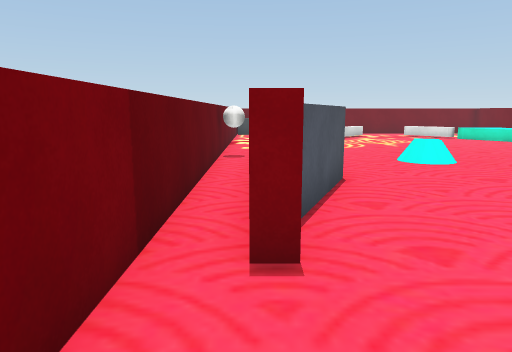
view 1 (above)

19 first-person views from a walk through a scene from a Unity 3-D project. The camera is 1.4 m above the floor, tilts 10° down and sees 70° across. The floor is counted in squares, 1 m on a side. Each view is taken from the middle of a square. On the plan, view 1 faces up. The plan holds only what a view shows up to about 16 squares ahead; the rest is blank. Some surface patterns are stand-ins.

view 2
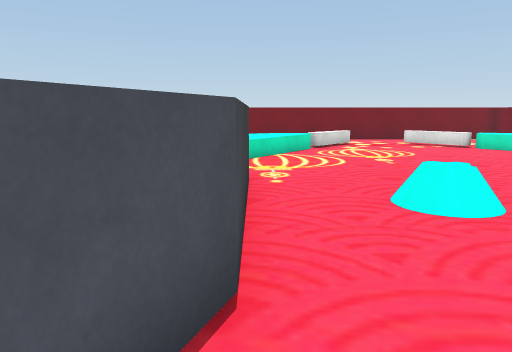

view 3
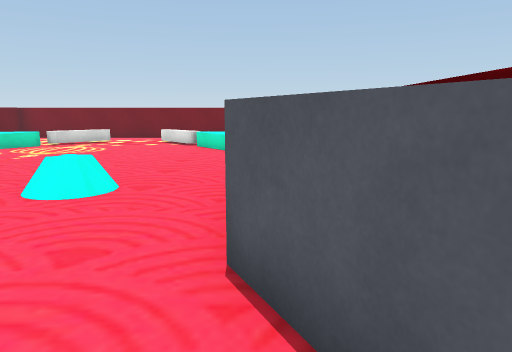

view 4
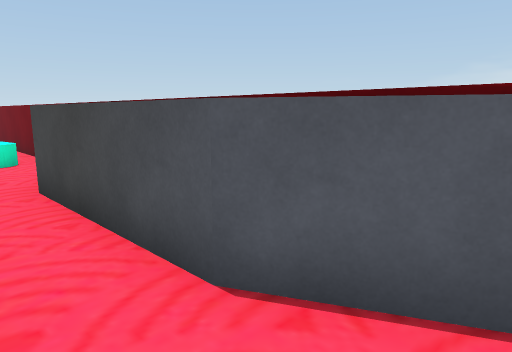

view 5
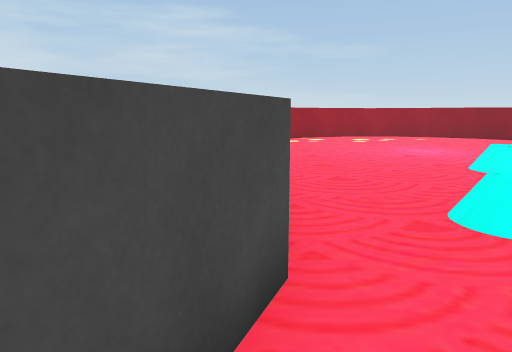

view 6
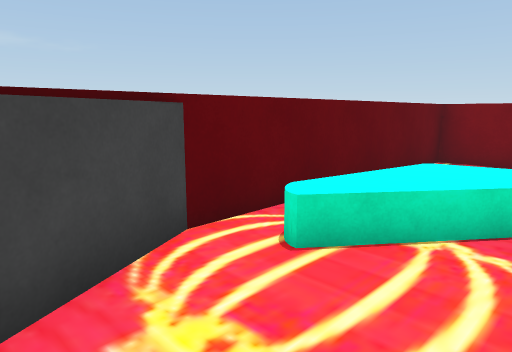

view 7
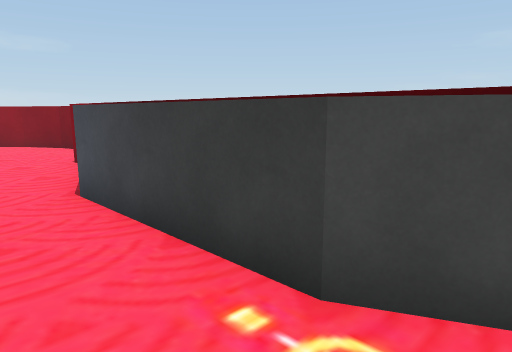

view 8
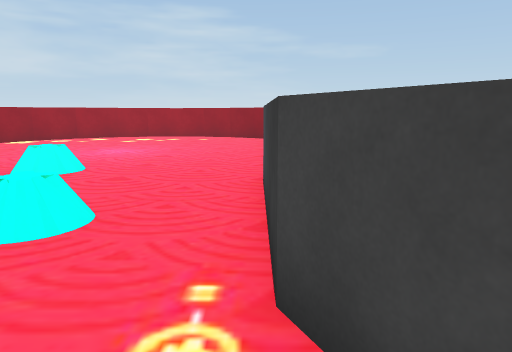

view 9
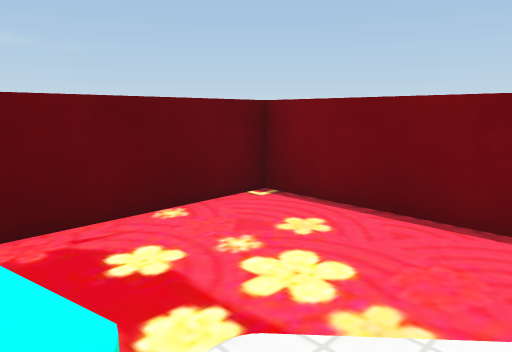

view 10
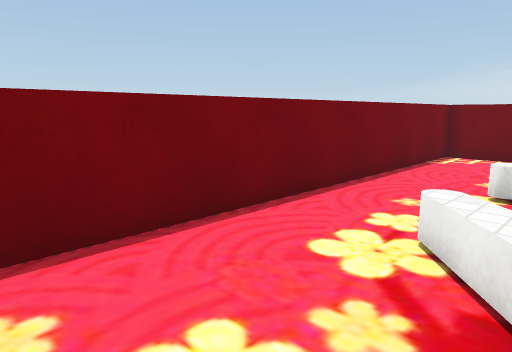

view 11
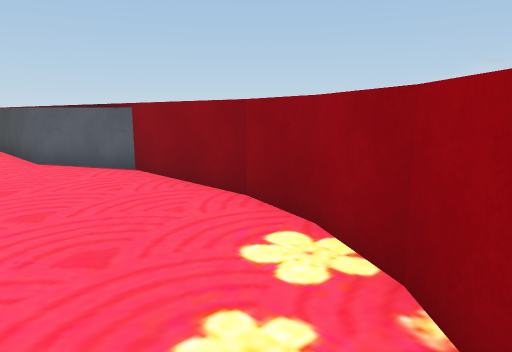

view 12
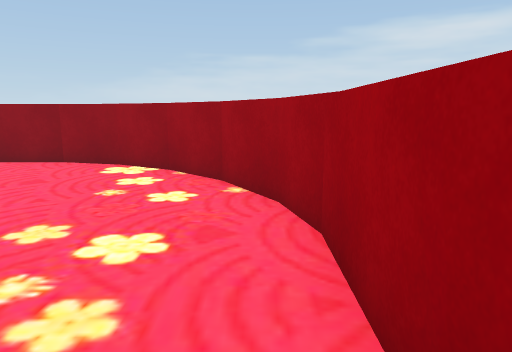

view 13
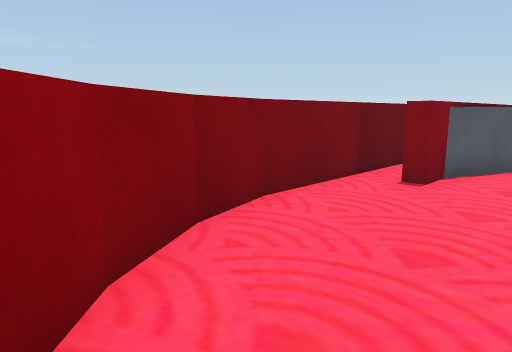

view 14
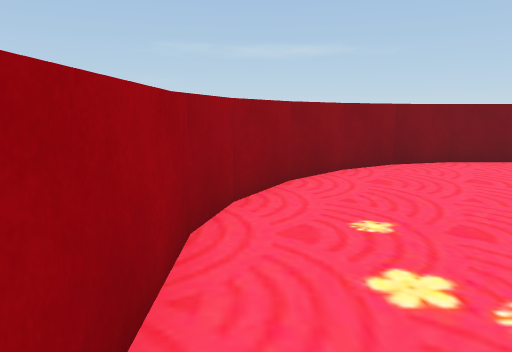

view 15
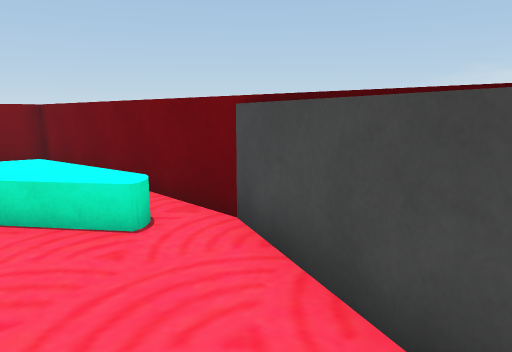

view 16
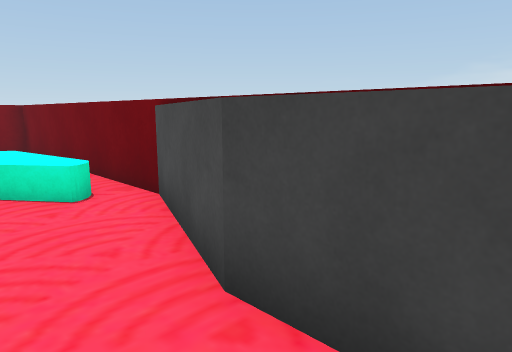

view 17
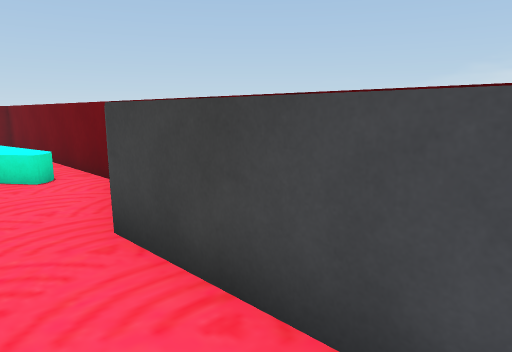

view 18
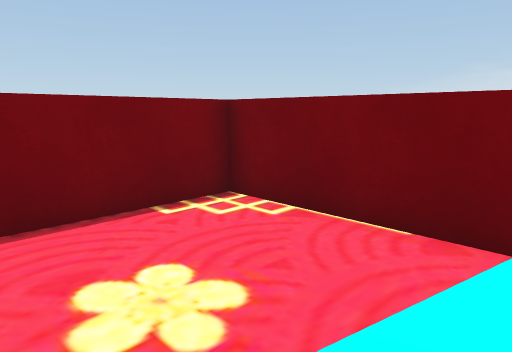

view 19
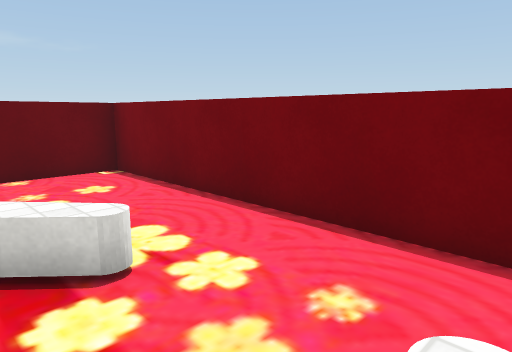

### Floor plan
Key: @ floor where view 1 was taken; # wall or solid block; . floor; ^ raised ledge; B ball; O other object.
Columns run from 1 left of view 1 to 14 right of it. Each row starts with its distance up from view 1.
 24  ###############
 23  #.............#
 22  #.............#
 21  #....OO..O....#
 20  #...OO....OO..#
 19  # OOO......OOO#
 18  # OO.......OOO#
 17  #OOO........OO#
 16  #OO..........O#
 15 ###............#
 14 ##^............^
 13 #^^^..........^^
 12 BB ^..........^^
 11 #^ ^..O...OO..^^
 10 #^ ^..O.. OO..^^
  9 #^ ^....  ....^^
  8 #^ ^....  ....^^
  7 ##^.....O.....^^
  6 ##^.....O.....^^
  5  #^............#
  4 ##.............#
  3 ##.............#
  2 #..............#
  1 #..............#
  0 #@.............#
 -1 #..............#
 -2 ##............##
 -3  #............#
 -4  ##..........##
 -5   ###......###
 -6     ########

Where each view was taken, in squares from view 1:
view 1: 0 up, 0 right, facing up
view 2: 5 up, 2 right, facing up
view 3: 4 up, 13 right, facing up
view 4: 5 up, 11 right, facing up-right
view 5: 15 up, 13 right, facing down
view 6: 13 up, 4 right, facing up-left
view 7: 14 up, 4 right, facing down-left
view 8: 15 up, 2 right, facing down
view 9: 19 up, 5 right, facing up-left
view 10: 20 up, 2 right, facing up-right
view 11: 4 down, 10 right, facing up-right
view 12: 5 down, 4 right, facing right
view 13: 4 down, 3 right, facing up-left
view 14: 5 down, 9 right, facing left
view 15: 12 up, 11 right, facing up-right
view 16: 10 up, 11 right, facing up-right
view 17: 8 up, 11 right, facing up-right
view 18: 19 up, 10 right, facing up-right
view 19: 20 up, 9 right, facing up-left
